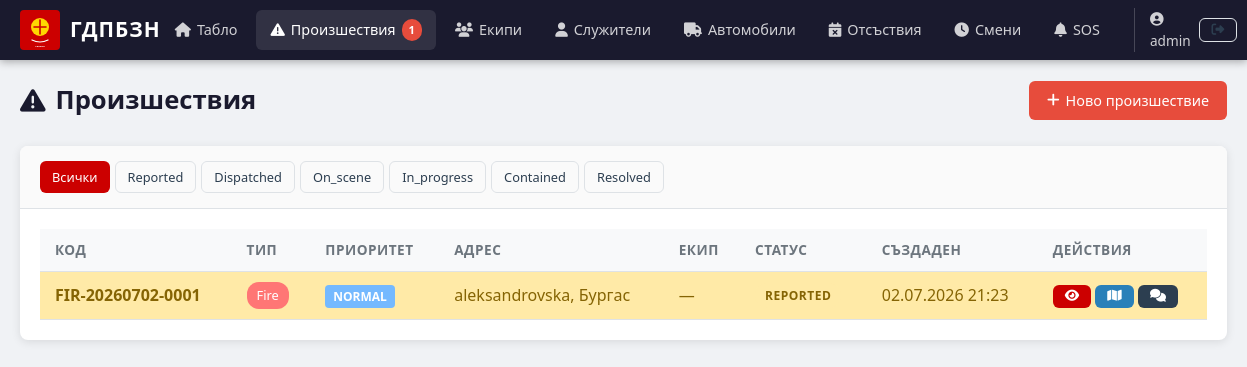
Page /incidents (signed in) on the committed database.
### models.py (models this page shows, shortened)
class User(UserMixin, db.Model):
    __tablename__ = 'users'
    id = db.Column(db.Integer, primary_key=True)
    username = db.Column(db.String(64), unique=True, nullable=False)
    email = db.Column(db.String(120), unique=True, nullable=False)
    password_hash = db.Column(db.String(256), nullable=False)
    role = db.Column(db.String(20), default='user')
    created_at = db.Column(db.DateTime, default=datetime.utcnow)
    employee = db.relationship('Employee', backref='user', uselist=False)

class Incident(db.Model):
    __tablename__ = 'incidents'
    id = db.Column(db.Integer, primary_key=True)
    code = db.Column(db.String(20), unique=True, nullable=False)
    incident_type = db.Column(db.String(50), nullable=False)
    status = db.Column(db.String(20), default='reported')
    priority = db.Column(db.String(10), default='normal')
    address = db.Column(db.String(255), nullable=False)
    city = db.Column(db.String(100), nullable=False)
    latitude = db.Column(db.Float, nullable=True)
    longitude = db.Column(db.Float, nullable=True)
    description = db.Column(db.Text, nullable=True)
    source = db.Column(db.String(50), default='112')
    team_id = db.Column(db.Integer, db.ForeignKey('teams.id'), nullable=True)
    reported_by = db.Column(db.Integer, db.ForeignKey('users.id'), nullable=True)
    started_at = db.Column(db.DateTime, default=datetime.utcnow)
    resolved_at = db.Column(db.DateTime, nullable=True)
    created_at = db.Column(db.DateTime, default=datetime.utcnow)
    tasks = db.relationship('Task', backref='incident', lazy=True)
    chat_messages = db.relationship('ChatMessage', backref='incident', lazy=True)
    resources = db.relationship('ResourceRequest', backref='incident', lazy=True)
    map_markers = db.relationship('MapMarker', backref='incident', lazy=True)

### app.py (the view)
@app.route('/incidents')
@login_required
def incident_list():
    status_filter = request.args.get('status', '')
    query = Incident.query
    if status_filter:
        query = query.filter_by(status=status_filter)
    incidents = query.order_by(Incident.created_at.desc()).all()
    return render_template('incidents/list.html', incidents=incidents, status_filter=status_filter)

### app.py (called while the page is built)
@login_manager.user_loader
def load_user(user_id):
    return User.query.get(int(user_id))

@app.context_processor
def inject_now():
    return {
        'now': datetime.utcnow(),
        'today': date.today(),
        'active_incidents': Incident.query.filter(
            Incident.status.in_(['reported', 'dispatched', 'on_scene', 'in_progress'])
        ).count()
    }

### templates/incidents/list.html (shortened to what this page needs)
{% extends "base.html" %}
{% block content %}
<div class="page-header">
    <h1><i class="fas fa-exclamation-triangle"></i> Произшествия</h1>
    <div class="header-actions">
        <a href="{{ url_for('incident_create') }}" class="btn btn-danger">
            <i class="fas fa-plus"></i> Ново произшествие
        </a>
    </div>
</div>
<div class="card">
    <div class="card-header">
        <div class="filter-bar">
            <a href="{{ url_for('incident_list') }}" class="btn btn-sm {% if not status_filter %}btn-primary{% else %}btn-outline{% endif %}">Всички</a>
            {% for s in ['reported', 'dispatched', 'on_scene', 'in_progress', 'contained', 'resolved'] %}
            <a href="{{ url_for('incident_list', status=s) }}" class="btn btn-sm {% if status_filter == s %}btn-primary{% else %}btn-outline{% endif %}">
                {{ s|title }}
            </a>
            {% endfor %}
        </div>
    </div>
    <div class="card-body">
        {% if incidents %}
        <div class="table-responsive">
            <table class="table">
                <thead>
                    <tr>
                        <th>Код</th>
                        <th>Тип</th>
                        <th>Приоритет</th>
                        <th>Адрес</th>
                        <th>Екип</th>
                        <th>Статус</th>
                        <th>Създаден</th>
                        <th>Действия</th>
                    </tr>
                </thead>
                <tbody>
                    {% for inc in incidents %}
                    <tr class="incident-row status-{{ inc.status }}">
                        <td><strong>{{ inc.code }}</strong></td>
                        <td><span class="incident-type type-{{ inc.incident_type }}">{{ inc.incident_type|replace('_', ' ')|title }}</span></td>
                        <td><span class="priority-badge priority-{{ inc.priority }}">{{ inc.priority|title }}</span></td>
                        <td>{{ inc.address }}, {{ inc.city }}</td>
                        <td>{{ inc.team.name if inc.team else '—' }}</td>
                        <td><span class="status-badge status-{{ inc.status }}">{{ inc.status|title }}</span></td>
                        <td>{{ inc.created_at.strftime('%d.%m.%Y %H:%M') }}</td>
                        <td class="actions">
                            <a href="{{ url_for('incident_detail', id=inc.id) }}" class="btn btn-sm btn-primary" title="Детайли">
                                <i class="fas fa-eye"></i>
                            </a>
                            <a href="{{ url_for('incident_map', incident_id=inc.id) }}" class="btn btn-sm btn-info" title="Карта">
                                <i class="fas fa-map"></i>
                            </a>
                            <a href="{{ url_for('chat_view', incident_id=inc.id) }}" class="btn btn-sm btn-secondary" title="Чат">
                                <i class="fas fa-comments"></i>
                            </a>
                        </td>
                    </tr>
                    {% endfor %}
                </tbody>
            </table>
        </div>
        {% else %}
        <p class="text-muted">Няма произшествия.</p>
        {% endif %}
    </div>
</div>
{% endblock %}

### templates/base.html (shortened to what this page needs)
<!DOCTYPE html>
<html lang="bg">
<head>
    <link rel="stylesheet" href="{{ url_for('static', filename='css/style.css') }}">
    <link rel="stylesheet" href="https://unpkg.com/leaflet@1.9.4/dist/leaflet.css" />
    <link rel="stylesheet" href="https://cdnjs.cloudflare.com/ajax/libs/font-awesome/6.5.1/css/all.min.css">
</head>
<body>
    {% if current_user.is_authenticated %}
    <nav class="navbar">
        <div class="nav-brand">
            <a href="{{ url_for('dashboard') }}">
                <img src="{{ url_for('static', filename='img/logo.svg') }}" alt="ГДПБЗН" height="40">
                <span class="nav-title">ГДПБЗН</span>
            </a>
        </div>
        <div class="nav-menu">
            <a href="{{ url_for('dashboard') }}" class="nav-link {% if request.endpoint == 'dashboard' %}active{% endif %}">
                <i class="fas fa-home"></i> Табло
            </a>
            <a href="{{ url_for('incident_list') }}" class="nav-link {% if request.endpoint and 'incident' in request.endpoint and request.endpoint != 'incident_create' %}active{% endif %}">
                <i class="fas fa-exclamation-triangle"></i> Произшествия
                {% if active_incidents > 0 %}
                <span class="badge badge-danger">{{ active_incidents }}</span>
                {% endif %}
            </a>
            <a href="{{ url_for('team_list') }}" class="nav-link {% if request.endpoint and 'team' in request.endpoint %}active{% endif %}">
                <i class="fas fa-users"></i> Екипи
            </a>
            <a href="{{ url_for('employee_list') }}" class="nav-link {% if request.endpoint and 'employee' in request.endpoint %}active{% endif %}">
                <i class="fas fa-user"></i> Служители
            </a>
            <a href="{{ url_for('vehicle_list') }}" class="nav-link {% if request.endpoint and 'vehicle' in request.endpoint %}active{% endif %}">
                <i class="fas fa-truck"></i> Автомобили
            </a>
            <a href="{{ url_for('absence_list') }}" class="nav-link {% if request.endpoint and 'absence' in request.endpoint %}active{% endif %}">
                <i class="fas fa-calendar-times"></i> Отсъствия
            </a>
            <a href="{{ url_for('shift_list') }}" class="nav-link {% if request.endpoint and 'shift' in request.endpoint %}active{% endif %}">
                <i class="fas fa-clock"></i> Смени
            </a>
            <a href="{{ url_for('sos_list') }}" class="nav-link sos-link {% if request.endpoint and 'sos' in request.endpoint %}active{% endif %}">
                <i class="fas fa-bell"></i> SOS
            </a>
            <div class="nav-user">
                <span class="user-name"><i class="fas fa-user-circle"></i> {{ current_user.username }}</span>
                <a href="{{ url_for('logout') }}" class="btn btn-sm btn-outline"><i class="fas fa-sign-out-alt"></i></a>
            </div>
        </div>
    </nav>
    {% endif %}
    <main class="container">
        {% block content %}{% endblock %}
    </main>
</body>
</html>

### static/css/style.css (style rules this page uses)
:root { --primary: #cc0000; --primary-dark: #990000; --primary-light: #ff3333; --secondary: #2c3e50; --secondary-light: #34495e; --success: #27ae60; --warning: #f39c12; --danger: #e74c3c; --info: #2980b9; --dark: #1a1a2e; --light: #f8f9fa; --gray: #6c757d; --border: #dee2e6; --shadow: 0 2px 10px rgba(0,0,0,0.1); --radius: 8px; --transition: all 0.3s ease; }
* { margin: 0; padding: 0; box-sizing: border-box; }
body { font-family: 'Segoe UI', system-ui, -apple-system, sans-serif; background: #f0f2f5; color: #333; line-height: 1.6; }
.container { max-width: 1400px; margin: 0 auto; padding: 20px; }
.navbar { background: var(--dark); color: white; padding: 0 20px; display: flex; align-items: center; justify-content: space-between; height: 60px; position: sticky; top: 0; z-index: 1000; box-shadow: 0 2px 8px rgba(0,0,0,0.3); }
.nav-brand a { display: flex; align-items: center; gap: 10px; color: white; text-decoration: none; }
.nav-title { font-size: 1.3rem; font-weight: 700; letter-spacing: 1px; }
.nav-menu { display: flex; align-items: center; gap: 5px; }
.nav-link { color: rgba(255,255,255,0.8); text-decoration: none; padding: 8px 14px; border-radius: 6px; font-size: 0.9rem; transition: var(--transition); display: flex; align-items: center; gap: 6px; }
.nav-link:hover, .nav-link.active { background: rgba(255,255,255,0.1); color: white; }
.nav-link .badge { background: var(--danger); color: white; font-size: 0.7rem; padding: 2px 7px; border-radius: 10px; font-weight: 700; }
.sos-link { animation: sosPulse 2s infinite; }
.nav-user { display: flex; align-items: center; gap: 8px; margin-left: 15px; padding-left: 15px; border-left: 1px solid rgba(255,255,255,0.2); }
.user-name { font-size: 0.85rem; color: rgba(255,255,255,0.8); }
.card { background: white; border-radius: var(--radius); box-shadow: var(--shadow); margin-bottom: 20px; overflow: hidden; }
.card-header { padding: 15px 20px; border-bottom: 1px solid var(--border); display: flex; align-items: center; justify-content: space-between; background: #fafafa; }
.card-body { padding: 20px; }
.page-header { display: flex; align-items: center; justify-content: space-between; margin-bottom: 25px; flex-wrap: wrap; gap: 10px; }
.page-header h1 { font-size: 1.6rem; font-weight: 700; color: var(--dark); display: flex; align-items: center; gap: 10px; }
.header-actions { display: flex; gap: 8px; flex-wrap: wrap; }
.btn { display: inline-flex; align-items: center; gap: 6px; padding: 8px 18px; border: none; border-radius: 6px; font-size: 0.9rem; font-weight: 500; cursor: pointer; text-decoration: none; transition: var(--transition); }
.btn-sm { padding: 5px 12px; font-size: 0.8rem; }
.btn-primary { background: var(--primary); color: white; }
.btn-danger { background: var(--danger); color: white; }
.btn-info { background: var(--info); color: white; }
.btn-secondary { background: var(--secondary); color: white; }
.btn-outline { background: transparent; color: var(--secondary); border: 1px solid var(--border); }
.table-responsive { overflow-x: auto; }
.table { width: 100%; border-collapse: collapse; }
.table th, .table td { padding: 10px 15px; text-align: left; border-bottom: 1px solid var(--border); }
.table th { background: var(--light); font-weight: 600; font-size: 0.85rem; color: var(--gray); text-transform: uppercase; letter-spacing: 0.5px; }
.status-badge { display: inline-block; padding: 3px 10px; border-radius: 12px; font-size: 0.75rem; font-weight: 600; text-transform: uppercase; letter-spacing: 0.5px; }
.status-reported { background: #ffeaa7; color: #856404; }
.incident-type { display: inline-block; padding: 3px 10px; border-radius: 12px; font-size: 0.8rem; font-weight: 500; }
.type-fire, .type-forest_fire { background: #ff7675; color: white; }
.priority-badge { display: inline-block; padding: 2px 8px; border-radius: 4px; font-size: 0.75rem; font-weight: 600; text-transform: uppercase; }
.priority-normal { background: #74b9ff; color: white; }
.filter-bar { display: flex; gap: 5px; flex-wrap: wrap; }

### rows in the picture
User: username "admin"
Incident: code "FIR-20260702-0001", incident_type "Fire", priority "NORMAL", address "aleksandrovska", city "Бургас", team "—", status "REPORTED", created_at "02.07.2026 21:23"

### other values in the picture
{{ active_incidents }} "1"
{{ s|title }} "Reported" "Dispatched" "On_scene" "In_progress" "Contained" "Resolved"
